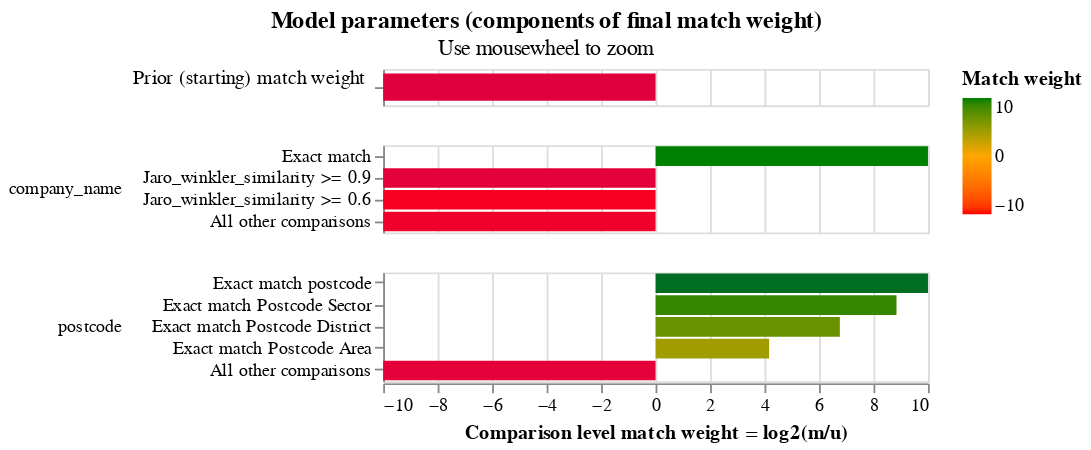

Notebook source saved alongside this figure:
### Markdown cell above
## Evaluate

Here's where you'd need to do some manual labelling to assess a methodology. [Splink has a clerical labelling tool in the works](https://github.com/moj-analytical-services/splink/pull/1208) but it's not deployed yet. You'd have to do this by hand.

We can also peek into the linker to see various stats about its configuration.

### Code cell
linker.match_weights_chart()

### Figure 1 — Vega-Lite specification as saved in the notebook (floating-point values rounded to 4 significant figures)
{"$schema": "https://vega.github.io/schema/vega-lite/v5.9.3.json", "config": {"header": {"title": null}, "mark": {"tooltip": null}, "title": {"anchor": "middle"}, "view": {"continuousHeight": 300, "continuousWidth": 300, "discreteHeight": 60, "discreteWidth": 400}}, "data": {"name": "data-5d1c50219449e2e0255b7ddaa903074f"}, "datasets": {"data-5d1c50219449e2e0255b7ddaa903074f": [{"bayes_factor": 2.282e-07, "bayes_factor_description": "The probability that two random records drawn at random match is 0.000 or one in  4,381,222.1 records.This is equivalent to a starting match weight of -22.063.", "comparison_name": "probability_two_random_records_match", "comparison_sort_order": -1, "comparison_vector_value": 0, "has_tf_adjustments": false, "is_null_level": false, "label_for_charts": "", "log2_bayes_factor": -22.06, "m_probability": null, "m_probability_description": null, "max_comparison_vector_value": 0, "probability_two_random_records_match": 2.282e-07, "sql_condition": null, "tf_adjustment_column": null, "tf_adjustment_weight": null, "u_probability": null, "u_probability_description": null}, {"bayes_factor": 1078.0, "bayes_factor_description": "If comparison level is `exact match` then comparison is 1,077.89 times more likely to be a match", "comparison_name": "company_name", "comparison_sort_order": 0, "comparison_vector_value": 3, "has_tf_adjustments": true, "is_null_level": false, "label_for_charts": "Exact match", "log2_bayes_factor": 10.07, "m_probability": 1.0, "m_probability_description": "Amongst matching record comparisons, 100.00% of records are in the exact match comparison level", "max_comparison_vector_value": 3, "probability_two_random_records_match": 2.282e-07, "sql_condition": "\"company_name_l\" = \"company_name_r\"", "tf_adjustment_column": "company_name", "tf_adjustment_weight": 1, "u_probability": 0.0009277, "u_probability_description": "Amongst non-matching record comparisons, 0.09% of records are in the exact match comparison level"}, {"bayes_factor": 5.004e-07, "bayes_factor_description": "If comparison level is `jaro_winkler_similarity >= 0.9` then comparison is  1,998,535.97 times less likely to be a match", "comparison_name": "company_name", "comparison_sort_order": 0, "comparison_vector_value": 2, "has_tf_adjustments": false, "is_null_level": false, "label_for_charts": "Jaro_winkler_similarity >= 0.9", "log2_bayes_factor": -20.93, "m_probability": 1.042e-09, "m_probability_description": "Amongst matching record comparisons, 0.00% of records are in the jaro_winkler_similarity >= 0.9 comparison level", "max_comparison_vector_value": 3, "probability_two_random_records_match": 2.282e-07, "sql_condition": "jaro_winkler_similarity(\"company_name_l\", \"company_name_r\") >= 0.9", "tf_adjustment_column": null, "tf_adjustment_weight": 1, "u_probability": 0.002083, "u_probability_description": "Amongst non-matching record comparisons, 0.21% of records are in the jaro_winkler_similarity >= 0.9 comparison level"}, {"bayes_factor": 2.399e-05, "bayes_factor_description": "If comparison level is `jaro_winkler_similarity >= 0.6` then comparison is  41,690.92 times less likely to be a match", "comparison_name": "company_name", "comparison_sort_order": 0, "comparison_vector_value": 1, "has_tf_adjustments": false, "is_null_level": false, "label_for_charts": "Jaro_winkler_similarity >= 0.6", "log2_bayes_factor": -15.35, "m_probability": 2.264e-06, "m_probability_description": "Amongst matching record comparisons, 0.00% of records are in the jaro_winkler_similarity >= 0.6 comparison level", "max_comparison_vector_value": 3, "probability_two_random_records_match": 2.282e-07, "sql_condition": "jaro_winkler_similarity(\"company_name_l\", \"company_name_r\") >= 0.6", "tf_adjustment_column": null, "tf_adjustment_weight": 1, "u_probability": 0.09441, "u_probability_description": "Amongst non-matching record comparisons, 9.44% of records are in the jaro_winkler_similarity >= 0.6 comparison level"}, {"bayes_factor": 4.297e-06, "bayes_factor_description": "If comparison level is `all other comparisons` then comparison is  232,724.37 times less likely to be a match", "comparison_name": "company_name", "comparison_sort_order": 0, "comparison_vector_value": 0, "has_tf_adjustments": false, "is_null_level": false, "label_for_charts": "All other comparisons", "log2_bayes_factor": -17.83, "m_probability": 3.891e-06, "m_probability_description": "Amongst matching record comparisons, 0.00% of records are in the all other comparisons comparison level", "max_comparison_vector_value": 3, "probability_two_random_records_match": 2.282e-07, "sql_condition": "ELSE", "tf_adjustment_column": null, "tf_adjustment_weight": 1, "u_probability": 0.9056, "u_probability_description": "Amongst non-matching record comparisons, 90.56% of records are in the all other comparisons comparison level"}, {"bayes_factor": 6968.0, "bayes_factor_description": "If comparison level is `exact match postcode` then comparison is 6,967.80 times more likely to be a match", "comparison_name": "postcode", "comparison_sort_order": 1, "comparison_vector_value": 4, "has_tf_adjustments": false, "is_null_level": false, "label_for_charts": "Exact match postcode", "log2_bayes_factor": 12.77, "m_probability": 0.6624, "m_probability_description": "Amongst matching record comparisons, 66.24% of records are in the exact match postcode comparison level", "max_comparison_vector_value": 4, "probability_two_random_records_match": 2.282e-07, "sql_condition": "lower(\"postcode_l\") = lower(\"postcode_r\")", "tf_adjustment_column": null, "tf_adjustment_weight": 1, "u_probability": 9.506e-05, "u_probability_description": "Amongst non-matching record comparisons, 0.01% of records are in the exact match postcode comparison level"}, {"bayes_factor": 459.7, "bayes_factor_description": "If comparison level is `exact match postcode sector` then comparison is 459.72 times more likely to be a match", "comparison_name": "postcode", "comparison_sort_order": 1, "comparison_vector_value": 3, "has_tf_adjustments": false, "is_null_level": false, "label_for_charts": "Exact match Postcode Sector", "log2_bayes_factor": 8.845, "m_probability": 0.06555, "m_probability_description": "Amongst matching record comparisons, 6.56% of records are in the exact match postcode sector comparison level", "max_comparison_vector_value": 4, "probability_two_random_records_match": 2.282e-07, "sql_condition": "\n        regexp_extract(lower(\"postcode_l\"), '^[A-Za-z]{1,2}[0-9][A-Za-z0-9]? [0-9]')\n     = \n        regexp_extract(lower(\"postcode_r\"), '^[A-Za-z]{1,2}[0-9][A-Za-z0-9]? [0-9]')\n    ", "tf_adjustment_column": null, "tf_adjustment_weight": 1, "u_probability": 0.0001426, "u_probability_description": "Amongst non-matching record comparisons, 0.01% of records are in the exact match postcode sector comparison level"}, {"bayes_factor": 108.8, "bayes_factor_description": "If comparison level is `exact match postcode district` then comparison is 108.80 times more likely to be a match", "comparison_name": "postcode", "comparison_sort_order": 1, "comparison_vector_value": 2, "has_tf_adjustments": false, "is_null_level": false, "label_for_charts": "Exact match Postcode District", "log2_bayes_factor": 6.766, "m_probability": 0.05042, "m_probability_description": "Amongst matching record comparisons, 5.04% of records are in the exact match postcode district comparison level", "max_comparison_vector_value": 4, "probability_two_random_records_match": 2.282e-07, "sql_condition": "\n        regexp_extract(lower(\"postcode_l\"), '^[A-Za-z]{1,2}[0-9][A-Za-z0-9]?')\n     = \n        regexp_extract(lower(\"postcode_r\"), '^[A-Za-z]{1,2}[0-9][A-Za-z0-9]?')\n    ", "tf_adjustment_column": null, "tf_adjustment_weight": 1, "u_probability": 0.0004634, "u_probability_description": "Amongst non-matching record comparisons, 0.05% of records are in the exact match postcode district comparison level"}, {"bayes_factor": 17.99, "bayes_factor_description": "If comparison level is `exact match postcode area` then comparison is 17.99 times more likely to be a match", "comparison_name": "postcode", "comparison_sort_order": 1, "comparison_vector_value": 1, "has_tf_adjustments": false, "is_null_level": false, "label_for_charts": "Exact match Postcode Area", "log2_bayes_factor": 4.169, "m_probability": 0.2217, "m_probability_description": "Amongst matching record comparisons, 22.17% of records are in the exact match postcode area comparison level", "max_comparison_vector_value": 4, "probability_two_random_records_match": 2.282e-07, "sql_condition": "\n        regexp_extract(lower(\"postcode_l\"), '^[A-Za-z]{1,2}')\n     = \n        regexp_extract(lower(\"postcode_r\"), '^[A-Za-z]{1,2}')\n    ", "tf_adjustment_column": null, "tf_adjustment_weight": 1, "u_probability": 0.01232, "u_probability_description": "Amongst non-matching record comparisons, 1.23% of records are in the exact match postcode area comparison level"}, {"bayes_factor": 5.119e-07, "bayes_factor_description": "If comparison level is `all other comparisons` then comparison is  1,953,398.45 times less likely to be a match", "comparison_name": "postcode", "comparison_sort_order": 1, "comparison_vector_value": 0, "has_tf_adjustments": false, "is_null_level": false, "label_for_charts": "All other comparisons", "log2_bayes_factor": -20.9, "m_probability": 5.053e-07, "m_probability_description": "Amongst matching record comparisons, 0.00% of records are in the all other comparisons comparison level", "max_comparison_vector_value": 4, "probability_two_random_records_match": 2.282e-07, "sql_condition": "ELSE", "tf_adjustment_column": null, "tf_adjustment_weight": 1, "u_probability": 0.987, "u_probability_description": "Amongst non-matching record comparisons, 98.70% of records are in the all other comparisons comparison level"}]}, "params": [{"bind": "scales", "name": "mouse_zoom", "select": {"encodings": ["x"], "type": "interval"}, "views": []}], "resolve": {"axis": {"y": "independent"}, "scale": {"y": "independent"}}, "title": {"subtitle": "Use mousewheel to zoom", "text": "Model parameters (components of final match weight)"}, "vconcat": [{"encoding": {"color": {"field": "log2_bayes_factor", "scale": {"domain": [-10, 0, 10], "range": ["red", "orange", "green"]}, "title": "Match weight", "type": "quantitative"}, "tooltip": [{"field": "comparison_name", "title": "Comparison name", "type": "nominal"}, {"field": "probability_two_random_records_match", "format": ".4f", "title": "Probability two random records match", "type": "nominal"}, {"field": "log2_bayes_factor", "format": ",.4f", "title": "Equivalent match weight", "type": "quantitative"}, {"field": "bayes_factor_description", "title": "Match weight description", "type": "nominal"}], "x": {"axis": {"domain": false, "labels": false, "ticks": false, "title": ""}, "field": "log2_bayes_factor", "scale": {"domain": [-10, 10]}, "type": "quantitative"}, "y": {"axis": {"title": "Prior (starting) match weight", "titleAlign": "right", "titleAngle": 0, "titleFontWeight": "normal"}, "field": "label_for_charts", "sort": {"field": "comparison_vector_value", "order": "descending"}, "type": "nominal"}}, "height": 20, "mark": {"clip": true, "height": 15, "type": "bar"}, "transform": [{"filter": "(datum.comparison_name == 'probability_two_random_records_match')"}]}, {"encoding": {"color": {"field": "log2_bayes_factor", "scale": {"domain": [-10, 0, 10], "range": ["red", "orange", "green"]}, "title": "Match weight", "type": "quantitative"}, "row": {"field": "comparison_name", "header": {"labelAlign": "left", "labelAnchor": "middle", "labelAngle": 0}, "sort": {"field": "comparison_sort_order"}, "type": "nominal"}, "tooltip": [{"field": "comparison_name", "title": "Comparison name", "type": "nominal"}, {"field": "label_for_charts", "title": "Label", "type": "ordinal"}, {"field": "sql_condition", "title": "SQL condition", "type": "nominal"}, {"field": "m_probability", "format": ".4f", "title": "M probability", "type": "quantitative"}, {"field": "u_probability", "format": ".4f", "title": "U probability", "type": "quantitative"}, {"field": "bayes_factor", "format": ",.4f", "title": "Bayes factor = m/u", "type": "quantitative"}, {"field": "log2_bayes_factor", "format": ",.4f", "title": "Match weight = log2(m/u)", "type": "quantitative"}, {"field": "bayes_factor_description", "title": "Match weight description", "type": "nominal"}], "x": {"axis": {"title": "Comparison level match weight = log2(m/u)"}, "field": "log2_bayes_factor", "scale": {"domain": [-10, 10]}, "type": "quantitative"}, "y": {"axis": {"title": null}, "field": "label_for_charts", "sort": {"field": "comparison_vector_value", "order": "descending"}, "type": "nominal"}}, "height": {"step": 12}, "mark": {"clip": true, "type": "bar"}, "resolve": {"axis": {"y": "independent"}, "scale": {"y": "independent"}}, "transform": [{"filter": "(datum.comparison_name != 'probability_two_random_records_match')"}]}]}
